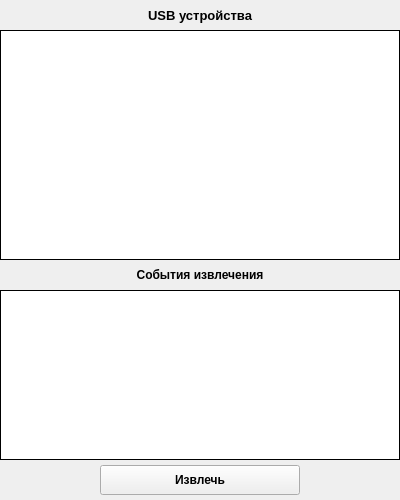
<?xml version="1.0" encoding="UTF-8"?>
<ui version="4.0">
 <class>MainWindow</class>
 <widget class="QMainWindow" name="MainWindow">
  <property name="geometry">
   <rect>
    <x>0</x>
    <y>0</y>
    <width>400</width>
    <height>500</height>
   </rect>
  </property>
  <property name="windowTitle">
   <string>USBView</string>
  </property>
  <widget class="QWidget" name="centralwidget">
   <widget class="QListView" name="itemsList">
    <property name="geometry">
     <rect>
      <x>0</x>
      <y>30</y>
      <width>400</width>
      <height>230</height>
     </rect>
    </property>
    <property name="frameShape">
     <enum>QFrame::Shape::Box</enum>
    </property>
    <property name="frameShadow">
     <enum>QFrame::Shadow::Plain</enum>
    </property>
    <property name="editTriggers">
     <set>QAbstractItemView::EditTrigger::NoEditTriggers</set>
    </property>
    <property name="selectionMode">
     <enum>QAbstractItemView::SelectionMode::SingleSelection</enum>
    </property>
   </widget>
   <widget class="QPushButton" name="extractButton">
    <property name="geometry">
     <rect>
      <x>100</x>
      <y>465</y>
      <width>200</width>
      <height>30</height>
     </rect>
    </property>
    <property name="font">
     <font>
      <bold>true</bold>
     </font>
    </property>
    <property name="text">
     <string>Извлечь</string>
    </property>
   </widget>
   <widget class="QListView" name="eventsList">
    <property name="geometry">
     <rect>
      <x>0</x>
      <y>290</y>
      <width>400</width>
      <height>170</height>
     </rect>
    </property>
    <property name="frameShape">
     <enum>QFrame::Shape::Panel</enum>
    </property>
    <property name="frameShadow">
     <enum>QFrame::Shadow::Plain</enum>
    </property>
    <property name="editTriggers">
     <set>QAbstractItemView::EditTrigger::NoEditTriggers</set>
    </property>
    <property name="selectionMode">
     <enum>QAbstractItemView::SelectionMode::NoSelection</enum>
    </property>
   </widget>
   <widget class="QLabel" name="usb_label">
    <property name="geometry">
     <rect>
      <x>0</x>
      <y>0</y>
      <width>400</width>
      <height>30</height>
     </rect>
    </property>
    <property name="font">
     <font>
      <pointsize>10</pointsize>
      <bold>true</bold>
     </font>
    </property>
    <property name="text">
     <string>USB устройства</string>
    </property>
    <property name="alignment">
     <set>Qt::AlignmentFlag::AlignCenter</set>
    </property>
   </widget>
   <widget class="QLabel" name="event_label">
    <property name="geometry">
     <rect>
      <x>0</x>
      <y>260</y>
      <width>400</width>
      <height>30</height>
     </rect>
    </property>
    <property name="font">
     <font>
      <bold>true</bold>
     </font>
    </property>
    <property name="text">
     <string>События извлечения</string>
    </property>
    <property name="alignment">
     <set>Qt::AlignmentFlag::AlignCenter</set>
    </property>
   </widget>
  </widget>
 </widget>
 <resources/>
 <connections/>
</ui>
